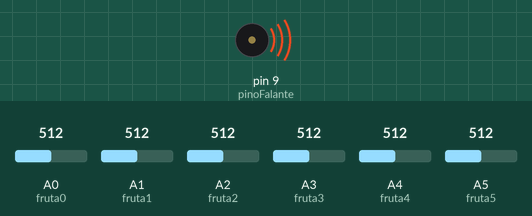
Simulated run of this sketch. Board: Arduino Uno, built with avr-gcc and run on an emulated ATmega328P. Shown: buzzer (waves = sounding). The inputs (shaded band) are chosen by the test bench; at power-on: A0 (fruta0) = 512, A1 (fruta1) = 512, A2 (fruta2) = 512, A3 (fruta3) = 512, A4 (fruta4) = 512, A5 (fruta5) = 512. What the sketch prints to the serial monitor is not drawn.

Above: at 1.05 s.
Timing chart, 0 to 4.5 s (numbered marks = the images above):
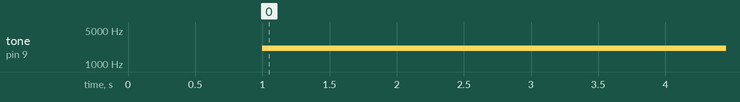

Measured:
- by itself, tone on pin 9 (pinoFalante): silent → 2093 Hz at 1.0 s

The sketch:

piano.ino
```cpp
int fruta0 = A0;
int fruta1 = A1;
int fruta2 = A2;
int fruta3 = A3;
int fruta4 = A4;
int fruta5 = A5;
int estadoFruta0 = 0;
int estadoFruta1 = 0;
int estadoFruta2 = 0;
int estadoFruta3 = 0;
int estadoFruta4 = 0;
int estadoFruta5 = 0;
int pinoFalante = 9;
int duracao = 3000;
int frequencia=0 ;

void setup() {
  pinMode (fruta1, INPUT);
  pinMode (fruta2, INPUT);
  pinMode (fruta3, INPUT);
  pinMode (fruta4, INPUT);
  pinMode (fruta5, INPUT);
  pinMode (fruta0, INPUT);

  pinMode(pinoFalante, OUTPUT);
  Serial.begin(9600); //inicialização do monitor serial
    delay(1000);
}

void loop() {

    estadoFruta0 = analogRead(fruta0);
    estadoFruta1 = analogRead(fruta1);
    estadoFruta2 = analogRead(fruta2);
    estadoFruta3 = analogRead(fruta3);
    estadoFruta4 = analogRead(fruta4);
    estadoFruta5 = analogRead(fruta5);


    Serial.println(estadoFruta0); //imprime o valor estadoFruta0 no monitor serial


    if (estadoFruta0 <950){
        tone(pinoFalante, 2093, duracao);
        delay(duracao);
        noTone(pinoFalante);

    }else if (estadoFruta1 <950){
        tone(pinoFalante, 2349, duracao);
        delay(duracao);
        noTone(pinoFalante);

    }else if(estadoFruta2 <950){
            tone(pinoFalante, 2637, duracao);
            delay(duracao);
            noTone(pinoFalante);

    }else if(estadoFruta3 <950){
            tone(pinoFalante, 2794, duracao);
            delay(duracao);
            noTone(pinoFalante);

    }else if(estadoFruta4 <950){
            tone(pinoFalante, 3136, duracao);
            delay(duracao);
            noTone(pinoFalante);

    } else if(estadoFruta5 <950){
            tone(pinoFalante, 3520, duracao);
            delay(duracao);
            noTone(pinoFalante);
    }

}
```
